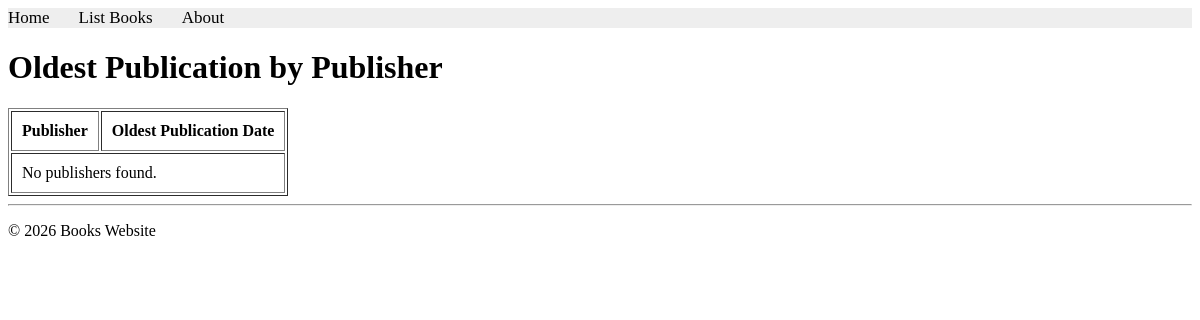
Page /books/lab9/task3 on the earlier database version.
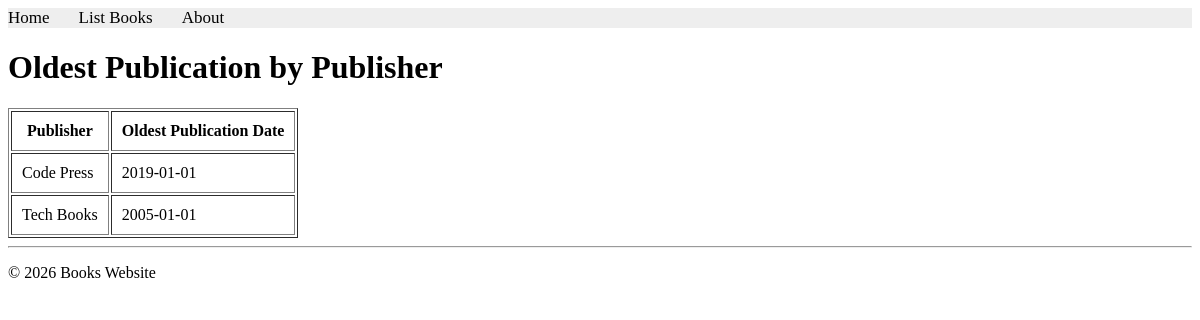
Same page on the later database version.
### apps/bookmodule/models.py (models this page shows)
class Publisher(models.Model):
    name = models.CharField(max_length=200)
    location = models.CharField(max_length=300)

### apps/bookmodule/views.py (the view)
# urls.py: path("lab9/task3", views.lab9_task3, name="lab9_task3"),#لاب9 تاسك3
def lab9_task3(request):
    publishers = Publisher.objects.annotate(
        oldest_pubdate=Min("book__pubdate")
    ).order_by("name")
    return render(
        request,
        "bookmodule/publisherOldest.html",
        {"publishers": publishers}
    )

### apps/templates/bookmodule/publisherOldest.html (shortened to what this page needs)
{% extends "layouts/base.html" %}
{% block content %}
<h1>Oldest Publication by Publisher</h1>
<table border="1" cellpadding="10">
    <tr>
        <th>Publisher</th>
        <th>Oldest Publication Date</th>
    </tr>
    {% for publisher in publishers %}
    <tr>
        <td>{{ publisher.name }}</td>
        <td>{{ publisher.oldest_pubdate|date:"Y-m-d"|default:"No books" }}</td>
    </tr>
    {% empty %}
    <tr>
        <td colspan="2">No publishers found.</td>
    </tr>
    {% endfor %}
</table>
{% endblock content %}

Differences in the rows shown:
added Publisher: name "Code Press", oldest_pubdate "2019-01-01"
added Publisher: name "Tech Books", oldest_pubdate "2005-01-01"
Other differences:
text no longer shown: "No publishers found."
